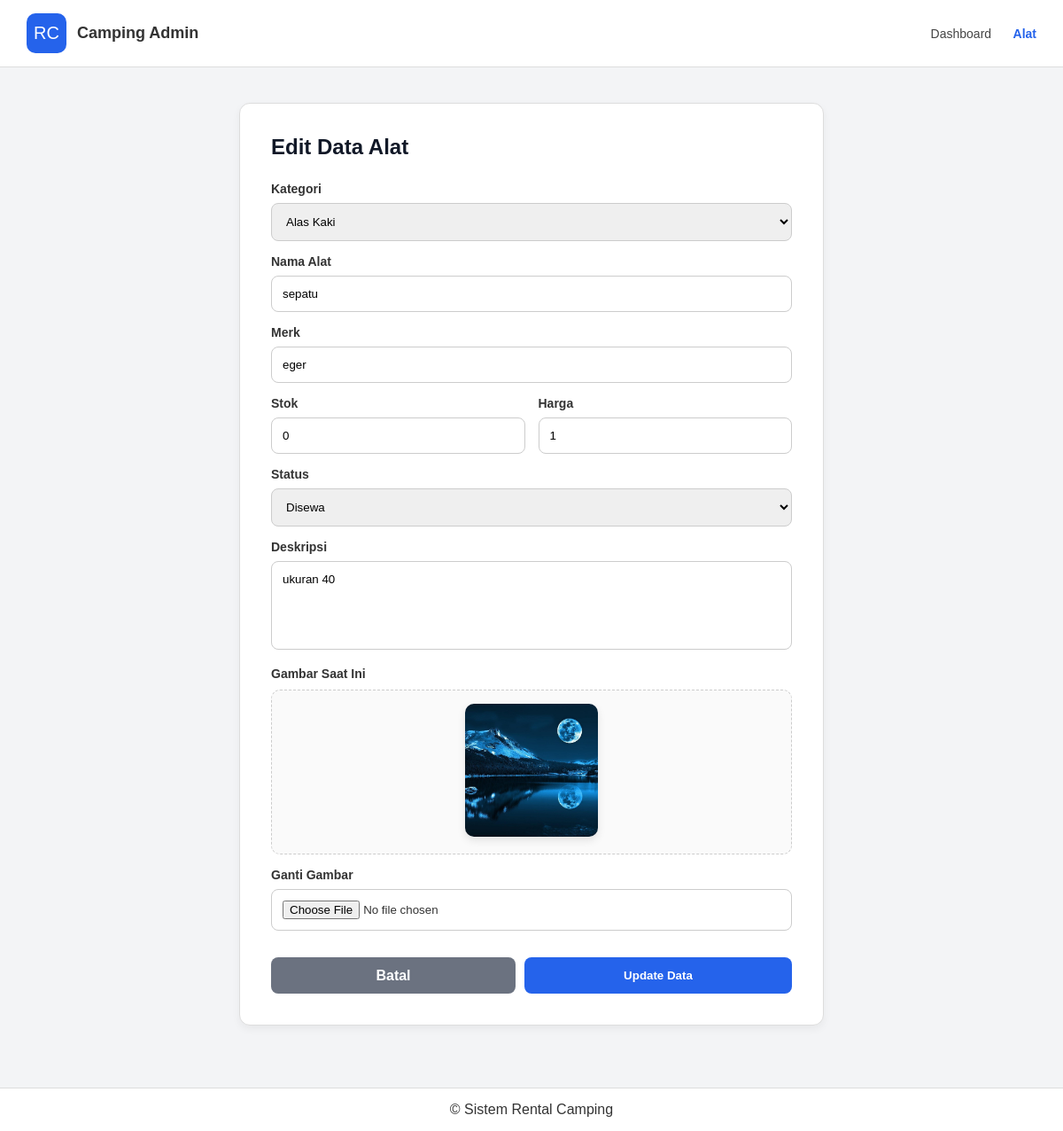
Screenshot of /index.php/admin/alat/edit/28 with the database file from the repository.
### tables this page shows
CREATE TABLE `alat` (
  `id_alat` int(11) NOT NULL,
  `id_kategori` int(11) DEFAULT NULL,
  `nama_alat` varchar(100) DEFAULT NULL,
  `merk` varchar(100) DEFAULT NULL,
  `stok` int(11) DEFAULT NULL,
  `harga_sewa` int(11) DEFAULT NULL,
  `gambar` varchar(255) DEFAULT NULL,
  `deskripsi` text,
  `status` enum('Tersedia','Disewa','Belum Tersedia') DEFAULT 'Tersedia'
);

CREATE TABLE `kategori` (
  `id_kategori` int(11) NOT NULL,
  `nama_kategori` varchar(100) DEFAULT NULL
);

### application/controllers/admin/Alat.php (called while the page is built, shortened)
<?php
class Alat extends CI_Controller
{
    public function __construct()
    {
        $this->load->model('Alat_model');
        $this->load->library('form_validation');
    }
    public function edit($id)
    {
        $data['alat'] = $this->Alat_model->getById($id);
        $data['kategori'] = $this->Alat_model->getKategori();
        $this->load->view('admin/edit_alat', $data);
    }
}

### index.php (called while the page is built, shortened)
<?php
require_once BASEPATH.'core/CodeIgniter.php';

### application/models/Alat_model.php (called while the page is built, shortened)
<?php
class Alat_model extends CI_Model
{
    private $table = 'alat';
    public function getById($id)
    {
        return $this->db
            ->get_where($this->table, ['id_alat' => $id])
            ->row();
    }
    public function getKategori()
    {
        return $this->db->get('kategori')->result();
    }
}

### application/views/admin/edit_alat.php (the view, shortened to what this page needs)
<!DOCTYPE html>
<html>
<head>
<link rel="stylesheet" href="<?= base_url('assets/css/admin/edit_alat.css'); ?>">
</head>
<body>
<header>
    <div class="brand">
        <div class="logo">
        RC
        </div>
        <div>
            <h1>Camping Admin</h1>
        </div>
    </div>
    <nav>
        <a href="<?= site_url('admin/dashboard')?>">Dashboard</a>
        <a href="<?= site_url('admin/alat')?>"
        class="active">
        Alat
        </a>
    </nav>
</header>
<div class="container">
<div class="edit-card">
<h2>Edit Data Alat</h2>
<form method="POST"
action="<?= site_url('admin/alat/update/'.$alat->id_alat) ?>"
enctype="multipart/form-data">
<label>Kategori</label>
<select class="input"
name="id_kategori"
required>
<?php foreach($kategori as $k): ?>
<option value="<?= $k->id_kategori?>"
<?= $alat->id_kategori==$k->id_kategori
?'selected':'' ?>>
<?= $k->nama_kategori?>
</option>
<?php endforeach;?>
</select>
<label>Nama Alat</label>
<input
class="input"
type="text"
name="nama_alat"
value="<?= $alat->nama_alat ?>"
required>
<label>Merk</label>
<input
class="input"
type="text"
name="merk"
value="<?= $alat->merk ?>"
required>
<div class="row">
<div>
<label>Stok</label>
<input
class="input"
type="number"
name="stok"
value="<?= $alat->stok ?>"
required>
</div>
<div>
<label>Harga</label>
<input
class="input"
type="number"
name="harga_sewa"
value="<?= $alat->harga_sewa ?>"
required>
</div>
</div>
<label>Status</label>
<select class="input" name="status" required>
<option value="Disewa"
<?= $alat->status=='Disewa'?'selected':'' ?>>
Disewa
</option>
</select>
<label>Deskripsi</label>
<textarea
class="input"
name="deskripsi"><?= $alat->deskripsi ?>
</textarea>
<label>Gambar Saat Ini</label>
<div class="preview-box">
<?php if(!empty($alat->gambar)): ?>
<img src="<?= base_url('assets/image/alat/'.$alat->gambar) ?>">
<?php else: ?>
<p>Tidak ada gambar</p>
<?php endif; ?>
</div>
<label>Ganti Gambar</label>
<input
class="input"
type="file"
name="gambar">
<div class="btn-group">
<a href="<?= site_url('admin/alat')?>"
class="btn-back">
Batal
</a>
<button type="submit">
Update Data
</button>
</div>
</form>
</div>
</div>
<footer class="footer">
© Sistem Rental Camping
</footer>
</body>
</html>

### assets/css/admin/edit_alat.css (style rules this page uses)
* { margin:0; padding:0; box-sizing:border-box; font-family:Arial,sans-serif; }
body { background:#f3f4f6; color:#333; }
header { background:white; padding:15px 30px; display:flex; justify-content:space-between; align-items:center; border-bottom:1px solid #ddd; }
.brand { display:flex; align-items:center; gap:12px; }
.logo { width:45px; height:45px; border-radius:10px; background:#2563eb; display:flex; justify-content:center; align-items:center; font-size:20px; color:white; }
.brand h1 { font-size:18px; }
nav a { text-decoration:none; margin-left:20px; color:#444; font-size:14px; }
.active { color:#2563eb; font-weight:bold; }
.container { max-width:700px; margin:auto; padding:40px 20px; }
.edit-card { background:white; padding:35px; border-radius:12px; border:1px solid #ddd; box-shadow: 0 4px 10px rgba(0,0,0,.05); }
.edit-card h2 { margin-bottom:25px; color:#111827; }
label { display:block; margin-top:15px; margin-bottom:8px; font-size:14px; font-weight:bold; }
.input { width:100%; padding:12px; border:1px solid #ccc; border-radius:8px; outline:none; transition:.3s; }
textarea { height:100px; resize:none; }
.row { display:flex; gap:15px; }
.row div { width:100%; }
.preview-box { margin-top:10px; padding:15px; border:1px dashed #ccc; border-radius:10px; text-align:center; background:#fafafa; }
.preview-box img { width:150px; height:150px; object-fit:cover; border-radius:10px; box-shadow: 0 4px 10px rgba(0,0,0,.1); }
.btn-group { display:flex; gap:10px; margin-top:30px; }
button { flex:1; padding:13px; border:none; border-radius:8px; background:#2563eb; color:white; font-weight:bold; cursor:pointer; transition:.3s; }
.btn-back { flex:1; background:#6b7280; color:white; text-decoration:none; display:flex; align-items:center; justify-content:center; border-radius:8px; font-weight:bold; }
.footer { margin-top:30px; background:white; padding:15px; text-align:center; border-top:1px solid #ddd; }

### rows the page displays
alat: id_kategori "Alas Kaki", nama_alat "sepatu", merk "eger", stok "0", harga_sewa "1", status "Disewa", deskripsi "ukuran 40", gambar (picture)
